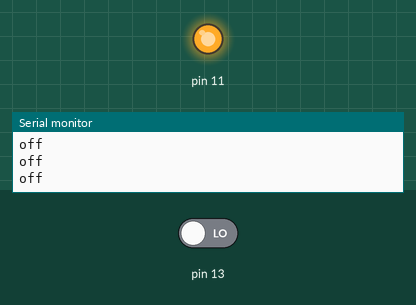
A sketch run on a simulated Arduino Uno, built with avr-gcc and run on an emulated ATmega328P. Shown: output pins drawn as LEDs (lit = HIGH), the last lines printed to the serial monitor. The test bench sets the inputs (shaded band); at power-on: pin 13 LOW.

Above: at 2.8 s.
2.9 s: pin 13 driven HIGH
At 4.1 s:
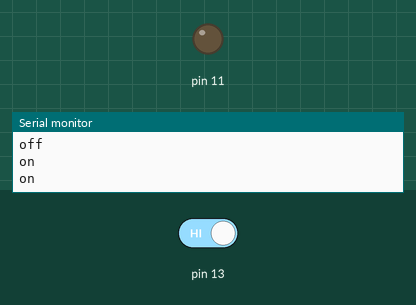
4.5 s: pin 13 driven LOW
At 5.6 s:
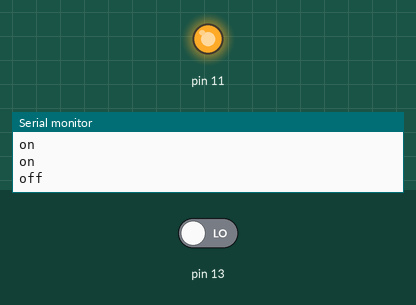
Timing chart, 0 to 7.5 s (numbered marks = the images above; inputs shaded):
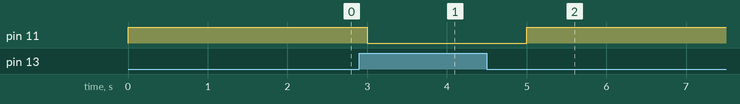

Measured:
- after the input at 2.9 s, pin 11: HIGH → LOW after 0.10 s
- after the input at 4.5 s, pin 11: LOW → HIGH after 0.50 s

The sketch:

challenge_C21-1.ino
```cpp
void setup() {
  pinMode(13,INPUT);
  pinMode(11,OUTPUT);
  Serial.begin(9600);

}

void loop() {

if(digitalRead(13)==HIGH)
{
  Serial.println("on");
  digitalWrite(11,LOW);
}
else
{
  Serial.println("off");
  digitalWrite(11,HIGH);
}
delay(1000);

}
```
